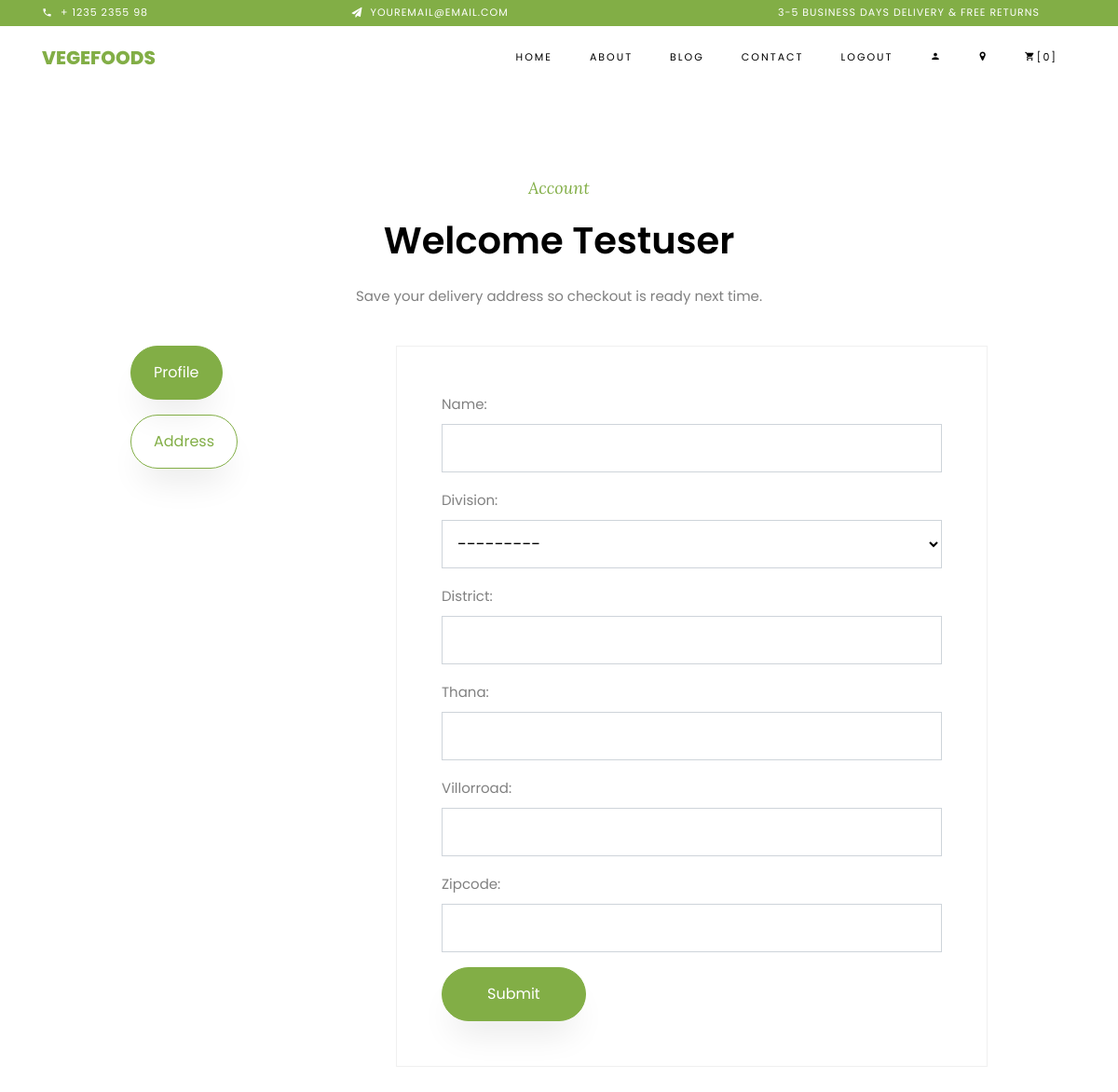
The app's page /profile/ (signed in), older data.
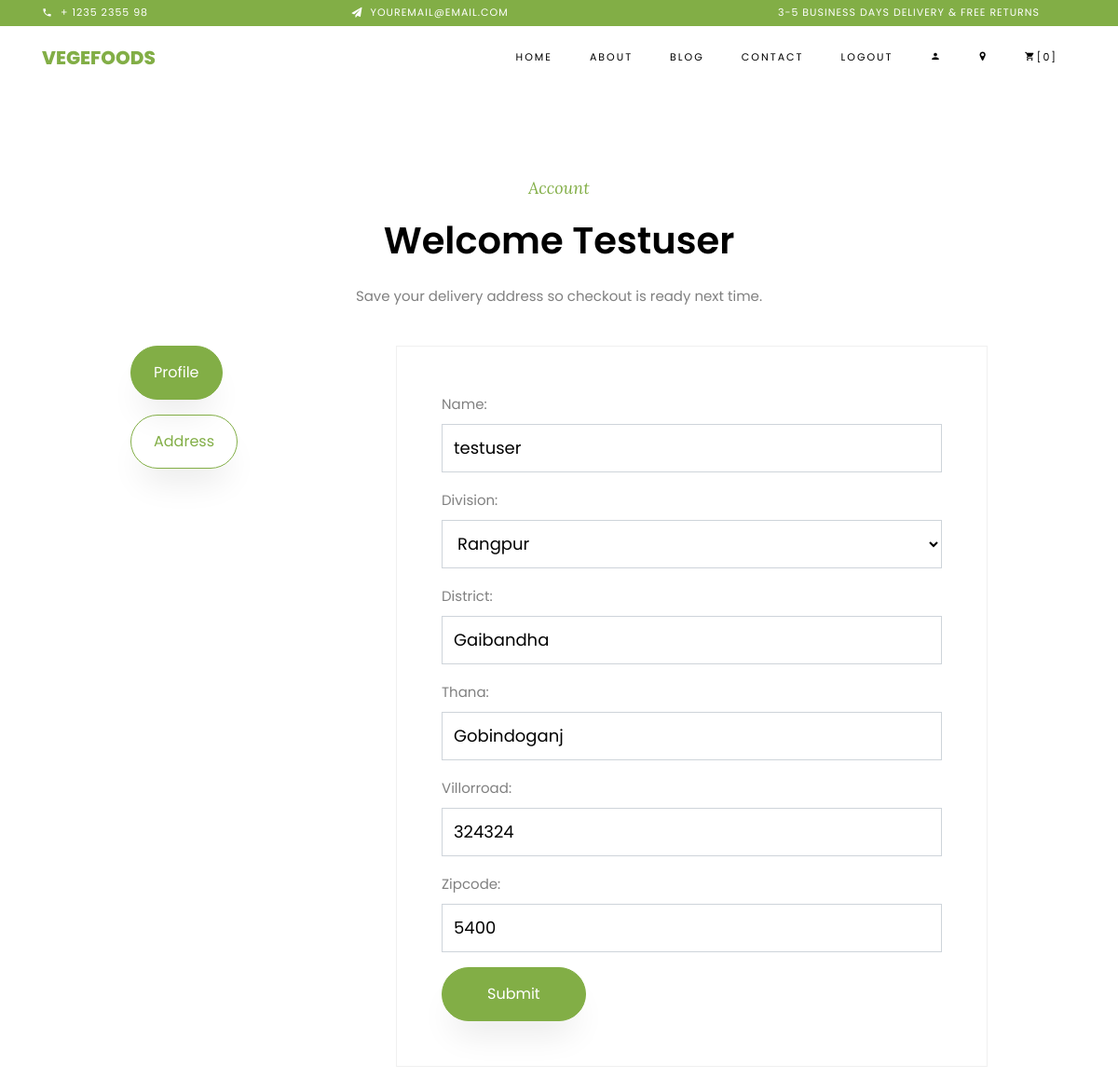
The same page, newer data.
### shop/models.py (models this page shows, shortened)
class Customer(models.Model):
    user = models.ForeignKey(User, on_delete=models.CASCADE)
    name = models.CharField(max_length=50)
    division = models.CharField(choices=DIVISION_CHOICES, max_length=50)
    district = models.CharField(max_length=200)
    thana = models.CharField(max_length=200)
    villorroad = models.CharField(max_length=100)
    zipcode = models.IntegerField()

### shop/views.py (the view, shortened to what this page needs)
# urls.py: path('profile/', views.CustomerProfileView.as_view(), name='profile'),
@method_decorator(login_required, name='dispatch')
class CustomerProfileView(LoginRequiredMixin, View):
    login_url = reverse_lazy('login')
    def get(self, request):
        customer = Customer.objects.filter(user=request.user).first()
        form = CustomerProfileForm(instance=customer)
        return render(request, 'profile.html', {'form': form})

### shop/forms.py
class CustomerProfileForm(forms.ModelForm):
    class Meta:
        model = Customer
        form_control_attrs = {'class': 'form-control'}
        fields = ['name', 'division', 'district', 'thana', 'villorroad', 'zipcode']
        widgets = {'name': forms.TextInput(attrs=form_control_attrs),
                   'division': forms.Select(attrs=form_control_attrs),
                   'district': forms.TextInput(attrs=form_control_attrs),
                   'thana': forms.TextInput(attrs=form_control_attrs),
                   'villorroad': forms.TextInput(attrs=form_control_attrs),
                   'zipcode': forms.NumberInput(attrs=form_control_attrs)
                   }

### templates/profile.html (shortened to what the changed rows need)
{% load static %}
<!DOCTYPE html>
<html lang="en">
<head>
    <link rel="stylesheet" href="{% static 'css/open-iconic-bootstrap.min.css' %}">
    <link rel="stylesheet" href="{% static 'css/animate.css' %}">
    <link rel="stylesheet" href="{% static 'css/owl.carousel.min.css' %}">
    <link rel="stylesheet" href="{% static 'css/owl.theme.default.min.css' %}">
    <link rel="stylesheet" href="{% static 'css/magnific-popup.css' %}">
    <link rel="stylesheet" href="{% static 'css/aos.css' %}">
    <link rel="stylesheet" href="{% static 'css/ionicons.min.css' %}">
    <link rel="stylesheet" href="{% static 'css/bootstrap-datepicker.css' %}">
    <link rel="stylesheet" href="{% static 'css/jquery.timepicker.css' %}">
    <link rel="stylesheet" href="{% static 'css/flaticon.css' %}">
    <link rel="stylesheet" href="{% static 'css/icomoon.css' %}">
    <link rel="stylesheet" href="{% static 'css/style.css' %}">
</head>
<body class="goto-here">
    <section class="ftco-section">
        <div class="container">
            <div class="row justify-content-center mb-4">
                <div class="col-md-8 heading-section text-center">
                    <h2 class="mb-3">Welcome <span class="text-capitalize">{{ request.user }}</span></h2>
                </div>
            </div>
            <div class="row justify-content-center">
                <div class="col-md-7">
                    <form action="{% url 'profile' %}" method="post" class="bg-white p-4 p-md-5" style="border: 1px solid #f0f0f0;">
                        {% for fm in form %}
                        <div class="form-group">
                            {{ fm.label_tag }}
                            {{ fm }}
                        </div>
                        {% endfor %}
                    </form>
                </div>
            </div>
        </div>
    </section>
</body>
</html>

Row changes from the older to the newer data that the page shows:
added Customer: form "testuser" "Rangpur" "Gaibandha" "Gobindoganj" "324324" "5400"
